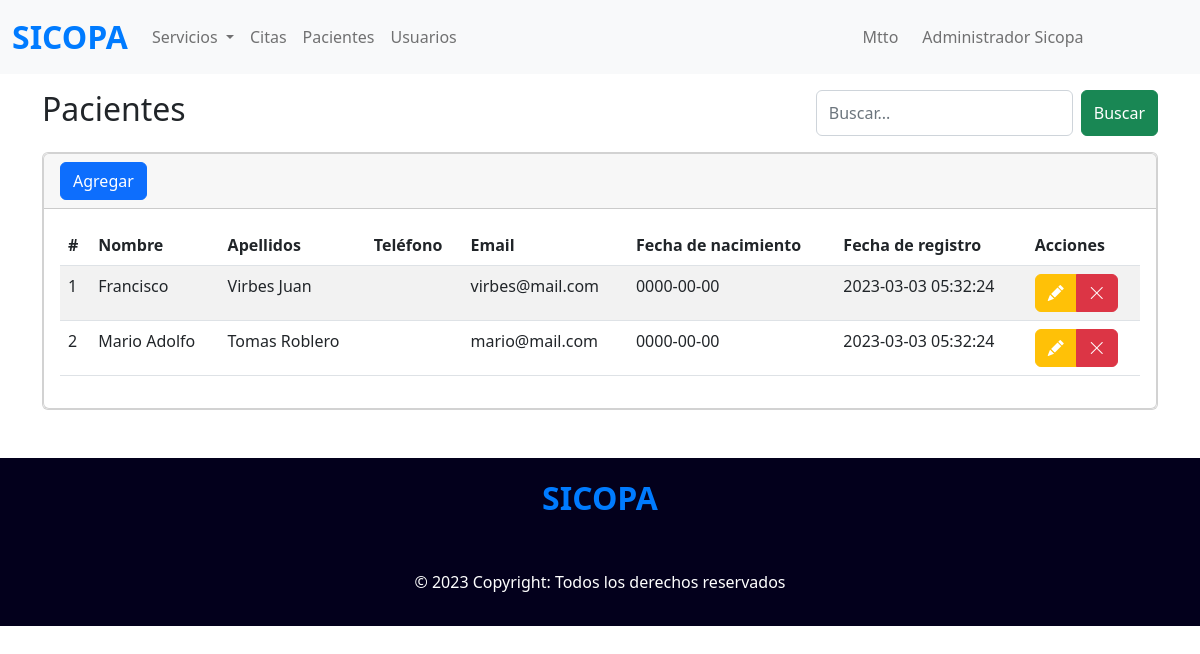
The app's page /pacientes (signed in) with its own data.
### tables this page shows
CREATE TABLE paciente (
	id_paciente INT PRIMARY KEY AUTO_INCREMENT NOT NULL,
    nombre VARCHAR(30) NOT NULL,
    apellidos VARCHAR(50) NOT NULL,
    fec_nac DATE NOT NULL,
    tel VARCHAR(30) NOT NULL,
    email VARCHAR(50), 
    password VARCHAR(120),
        
    fecha_registro TIMESTAMP DEFAULT CURRENT_TIMESTAMP
);

### index.php (called while the page is built, shortened)
<?php
require_once 'controllers/patient.controller.php';
require_once 'models/patient.model.php';
include 'views/templates/layout.php';

### models/connection.php (called while the page is built)
<?php
class Conexion {
    static public function conectar() {
        $link = new PDO('mysql:host=localhost;dbname=sicopa', 'root', '');
        $link -> exec('set names utf8');
        return $link;
    }
}

### models/patient.model.php (called while the page is built, shortened)
<?php
require_once 'connection.php';
class PatientModel{
    public static function getPatients(){
        $sql = 'SELECT * FROM paciente';
        $stmt = Conexion::conectar() -> prepare ($sql);
        $stmt -> execute();
        return $stmt -> fetchAll(PDO::FETCH_ASSOC);
    }
}

### controllers/patient.controller.php (called while the page is built, shortened)
<?php
class PatientController {
    public static function getPatients() {
        return PatientModel::getPatients();
    }
}

### views/modules/pacientes.php (the view, shortened to what this page needs)
<section class="container">
    <div class="mt-3 buscador">
        <h2>Pacientes</h2>
        <form class="d-flex">
            <input class="form-control me-2" type="search" placeholder="Buscar..." aria-label="Search">
            <button class="btn btn-success" type="submit">Buscar</button>
        </form>
    </div>
    <div class="mt-3 card">
        <div class="card">
            <div class="card-header">
                <button type="button" class="btn btn-primary" data-bs-toggle="modal" data-bs-target="#exampleModal">
                    Agregar
                </button>
            </div>
            <div class="card-body">
                <div class="table-responsive">
                    <table class="table table-striped" id="table">
                        <thead>
                            <tr>
                                <th scope="col">#</th>
                                <th>Nombre</th>
                                <th>Apellidos</th>
                                <th>Teléfono</th>
                                <th>Email</th>
                                <th>Fecha de nacimiento</th>
                                <th>Fecha de registro</th>
                                <th>Acciones</th>
                            </tr>
                        </thead>
                        <tbody>
                            <?php
                        $patients = PatientController::getPatients();
                        foreach ($patients as $patient) { ?>
                                <tr>
                                <td scope="row"><?php echo $patient['id_paciente']; ?></td>
                                <td><?php echo $patient['nombre']; ?></td>
                                <td><?php echo $patient['apellidos']; ?></td>
                                <td><?php echo $patient['tel']; ?></td>
                                <td><?php echo $patient['email']; ?></td>
                                <td><?php echo $patient['fec_nac']; ?></td>
                                <td><?php echo $patient['fecha_registro']; ?></td>
                                <td>
                                    <div class="btn-group" role="group" aria-label="Basic mixed styles example">
                                        <button type="button" class="btn btn-warning">
                                            <i class='bi bi-pencil-fill text-white'></i>
                                        </button>
                                        <a href="eliminar/<?php echo $patient['id_paciente'] ?>" class="btn btn-danger" name="eliminar">
                                            <i class='bi bi-x-lg'></i>
                                        </a>
                                    </div>
                                </td>
                                </tr>
                            <?php } ?>
                        </tbody>
                    </table>
                </div>
            </div>
        </div>
    </div>
</section>

### views/css/estilos.css (style rules this page uses)
@media (min-width: 768px) { .buscador { display: flex; justify-content: space-between; } }

### records on screen
paciente: id_paciente "1", nombre "Francisco", apellidos "Virbes Juan", email "virbes@mail.com", fec_nac "0000-00-00", fecha_registro "2023-03-03 05:32:24"
paciente: id_paciente "2", nombre "Mario Adolfo", apellidos "Tomas Roblero", email "mario@mail.com", fec_nac "0000-00-00", fecha_registro "2023-03-03 05:32:24"

### other values on screen
$_SESSION["nombre"] "Administrador"
$_SESSION["apellidos"] "Sicopa"
